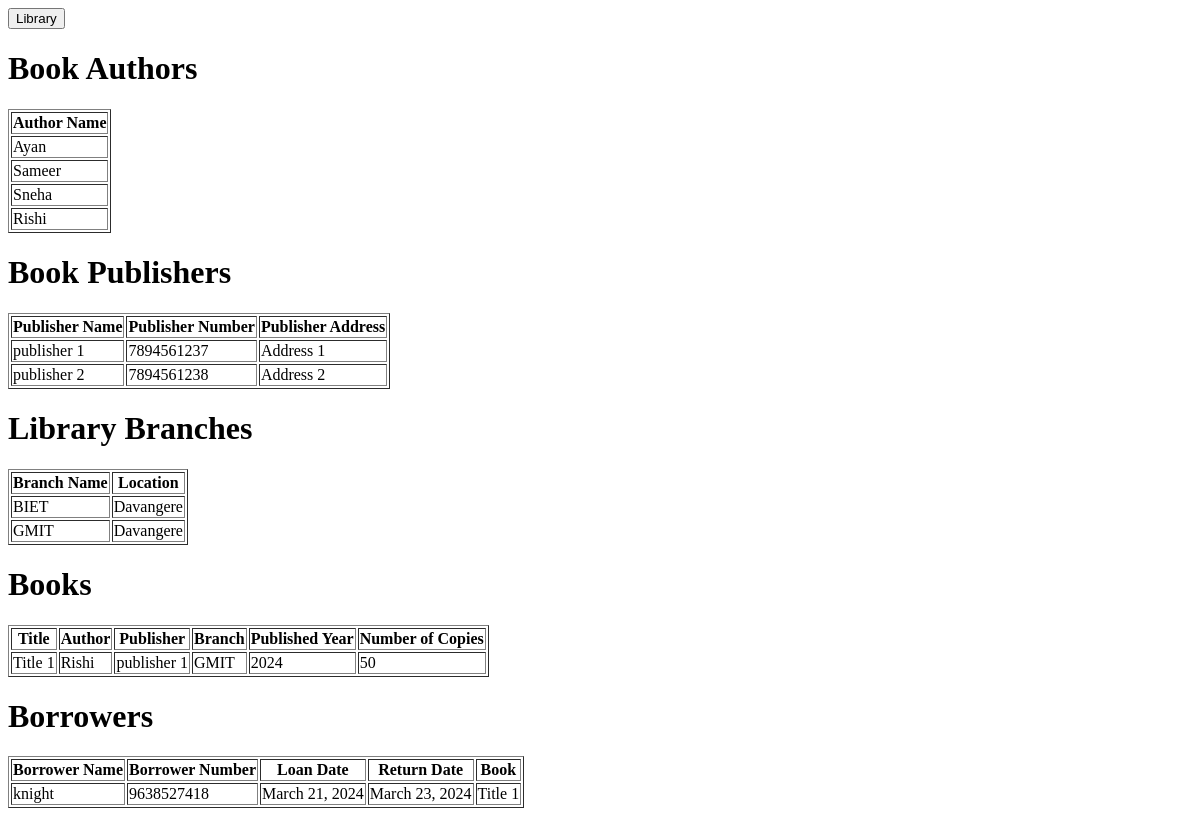
Before: /view/ with the older database file.
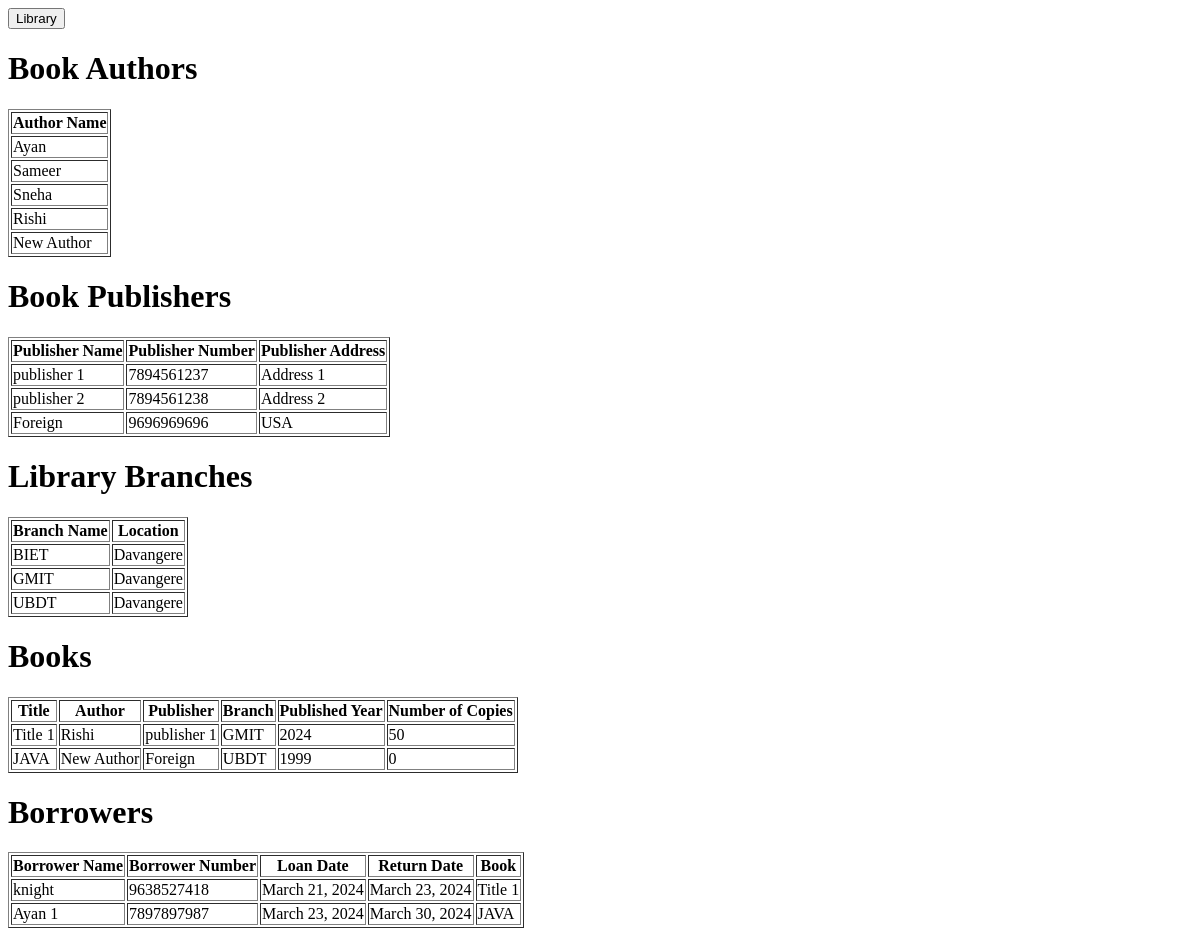
After: the same page with the newer database file.
### main/models.py (models this page shows, shortened)
class Book_Author(models.Model):
    author_name = models.CharField(max_length=30)

class Book_Publisher(models.Model):
    publisher_name = models.CharField(max_length=60)
    publisher_number = models.IntegerField(
        null=True,
        validators=[
            MaxValueValidator(9999999999),
            MinValueValidator(6000000000)
        ]
    )
    pubilsher_address = models.CharField(max_length=150, default='Unknown')

class Library_Branch(models.Model):
    branch_name = models.CharField(max_length=60)
    location = models.CharField(max_length=100)

class Book(models.Model):
    title = models.CharField(max_length=100)
    author = models.ForeignKey(Book_Author, on_delete=models.CASCADE)
    publisher = models.ForeignKey(Book_Publisher, on_delete=models.CASCADE)
    branch = models.ForeignKey(Library_Branch, on_delete=models.CASCADE)
    published_year = models.PositiveIntegerField(
        default=timezone.now().year,
        validators=[
            MaxValueValidator(2024),
            MinValueValidator(1950)
        ]
    )
    num_copies = models.IntegerField(default=1, validators=[MinValueValidator(0)])

class Borrower(models.Model):
    borrower_name = models.CharField(max_length=30)
    borrower_number = models.IntegerField(
        null=True,
        validators=[
            MaxValueValidator(9999999999),
            MinValueValidator(6000000000)
        ]
    )
    loan_date = models.DateField()
    return_date = models.DateField(null=True, blank=True)
    book = models.ForeignKey(Book, on_delete=models.CASCADE)
    branch = models.ForeignKey(Library_Branch, on_delete=models.CASCADE, null=True)

### main/views.py (the view)
# urls.py: path('view/', view, name='view'),
def view(request):
    authors = Book_Author.objects.all()
    publishers = Book_Publisher.objects.all()
    branches = Library_Branch.objects.all()
    books = Book.objects.all()
    borrowers = Borrower.objects.all()
    return render(request, 'view.html', {
        'authors': authors,
        'publishers': publishers,
        'branches': branches,
        'books': books,
        'borrowers': borrowers }
        )

### templates/view.html (shortened to what this page needs)
<!DOCTYPE html>
<html lang="en">
<head>
</head>
<body>
    <button onclick="redirectToPage()">Library</button>
    <h1>Book Authors</h1>
    <table border="1">
        <tr>
            <th>Author Name</th>
        </tr>
        {% for author in authors %}
        <tr>
            <td>{{ author.author_name }}</td>
        </tr>
        {% endfor %}
    </table>
    <h1>Book Publishers</h1>
    <table border="1">
        <tr>
            <th>Publisher Name</th>
            <th>Publisher Number</th>
            <th>Publisher Address</th>
        </tr>
        {% for publisher in publishers %}
        <tr>
            <td>{{ publisher.publisher_name }}</td>
            <td>{{ publisher.publisher_number }}</td>
            <td>{{ publisher.pubilsher_address }}</td>
        </tr>
        {% endfor %}
    </table>
    <h1>Library Branches</h1>
    <table border="1">
        <tr>
            <th>Branch Name</th>
            <th>Location</th>
        </tr>
        {% for branch in branches %}
        <tr>
            <td>{{ branch.branch_name }}</td>
            <td>{{ branch.location }}</td>
        </tr>
        {% endfor %}
    </table>
    <h1>Books</h1>
    <table border="1">
        <tr>
            <th>Title</th>
            <th>Author</th>
            <th>Publisher</th>
            <th>Branch</th>
            <th>Published Year</th>
            <th>Number of Copies</th>
        </tr>
        {% for book in books %}
        <tr>
            <td>{{ book.title }}</td>
            <td>{{ book.author.author_name }}</td>
            <td>{{ book.publisher.publisher_name }}</td>
            <td>{{ book.branch.branch_name }}</td>
            <td>{{ book.published_year }}</td>
            <td>{{ book.num_copies }}</td>
        </tr>
        {% endfor %}
    </table>
    <h1>Borrowers</h1>
    <table border="1">
        <tr>
            <th>Borrower Name</th>
            <th>Borrower Number</th>
            <th>Loan Date</th>
            <th>Return Date</th>
            <th>Book</th>
        </tr>
        {% for borrower in borrowers %}
        <tr>
            <td>{{ borrower.borrower_name }}</td>
            <td>{{ borrower.borrower_number }}</td>
            <td>{{ borrower.loan_date }}</td>
            <td>{{ borrower.return_date }}</td>
            <td>{{ borrower.book.title }}</td>
        </tr>
        {% endfor %}
    </table>
</body>
</html>

Changed rows visible on the page:
added Book_Author: author_name "New Author"
added Book_Publisher: publisher_name "Foreign", publisher_number "9696969696", pubilsher_address "USA"
added Library_Branch: branch_name "UBDT", location "Davangere"
added Book: title "JAVA", author.author_name "New Author", publisher.publisher_name "Foreign", branch.branch_name "UBDT", published_year "1999", num_copies "0"
added Borrower: borrower_name "Ayan 1", borrower_number "7897897987", loan_date "March 23, 2024", return_date "March 30, 2024", book "JAVA"
